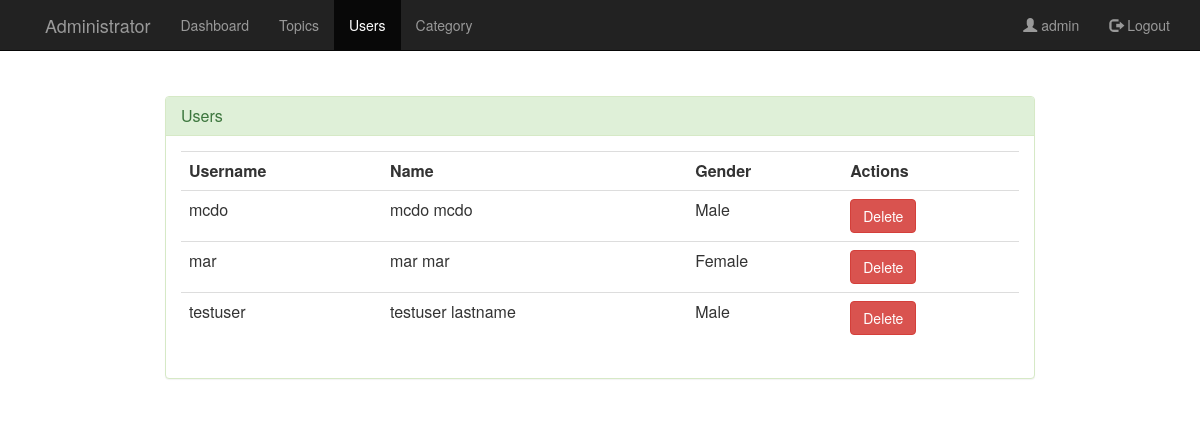
The page /forum/admin/user.php (signed in) on the database its author committed.
### tables this page shows
CREATE TABLE `tblaccount` (
  `accnt_Id` int(11) NOT NULL,
  `username` varchar(255) DEFAULT NULL,
  `password` varchar(255) DEFAULT NULL,
  `user_Id` int(11) DEFAULT NULL
);

CREATE TABLE `tbluser` (
  `user_Id` int(11) NOT NULL,
  `fname` varchar(255) DEFAULT NULL,
  `lname` varchar(255) DEFAULT NULL,
  `gender` varchar(255) DEFAULT NULL
);

### forum/admin/user.php (the view, shortened to what this page needs)
<?php
$uname=$_SESSION['uname'];
?>
<html>
<head>
	<link rel="stylesheet" type="text/css" href="../css/global.css">
	<link rel="stylesheet" type="text/css" href="../css/bootstrap.css">
	<link rel="stylesheet" type="text/css" href="../css/bootstrap.min.css">
    <link href="//netdna.bootstrapcdn.com/font-awesome/4.0.3/css/font-awesome.css" rel="stylesheet">
</head>
<body>
    <nav class="navbar navbar-inverse navbar-fixed-top">
        <div class="container">
            <div class="navbar-header page-scroll">
                <a class="navbar-brand page-scroll" href="home.php"></a>
            </div>
            <div class="navbar-header">
                <a class="navbar-brand" href="home.php">Administrator</a>
            </div>
            <div class="collapse navbar-collapse" id="bs-example-navbar-collapse-1">
                <ul class="nav navbar-nav navbar-left">
                   <li><a href="home.php"> Dashboard</a></li>
                    <li><a href="post.php"> Topics</a></li>
                    <li  class="active"><a href="user.php"> Users</a></li>
                    <li><a href="category.php">Category</a></li>
                </ul>
              <ul class="nav navbar-nav navbar-right">
                    <li><a href="#" ><span class="glyphicon glyphicon-user"></span> <?php echo $uname;?></a></li>
                <li ><a href="logout.php"><span class="glyphicon glyphicon-log-out"></span> Logout</a></li>
                </ul>
            </div>
        </div>
    </nav>
    <div class="container" style="margin:8% auto;width:900px;">
            <div class="panel panel-success">
                <div class="panel-heading">
                    <h3 class="panel-title">Users</h3>
                </div>
                 <div class="panel-body">
            <table class="table table-stripped">
                                <th>Username</th>
                                <th>Name</th>
                                <th>Gender</th>
                                <th>Actions</th>
                            <?php
                            include "../functions/db.php";
                            $sql = "SELECT * from tbluser as tu join tblaccount as ta on tu.user_Id=ta.user_Id";
                            $run = mysqli_query($con, $sql);
                            while($row=mysqli_fetch_array($run))
                            {
                                extract($row);
                                echo "<tr>";
                                echo "<td>".$username."</td>";
                                echo "<td>".$fname.' '.$lname."</td>";
                                echo "<td>".$gender."</td>";
                                echo '<td><button class="btn btn-danger" onclick="deleteuser('.$user_Id.')">Delete</button>';
                                echo "</tr>";
                            }
                            ?>
                            </table>
                     </div>
                </div>
            </div>
	</body>
</html>

### forum/css/global.css (style rules this page uses)
body { margin: 0; font-family: "Ubuntu", Arial, Helvetica, sans-serif; background-color: #1b262c; }

### rows shown on the page
tblaccount: username "mcdo", user_Id.fname "mcdo", user_Id.lname "mcdo", user_Id.gender "Male"
tblaccount: username "mar", user_Id.fname "mar", user_Id.lname "mar", user_Id.gender "Female"
tblaccount: username "testuser", user_Id.fname "testuser", user_Id.lname "lastname", user_Id.gender "Male"

### other values the page prints
$uname "admin"
